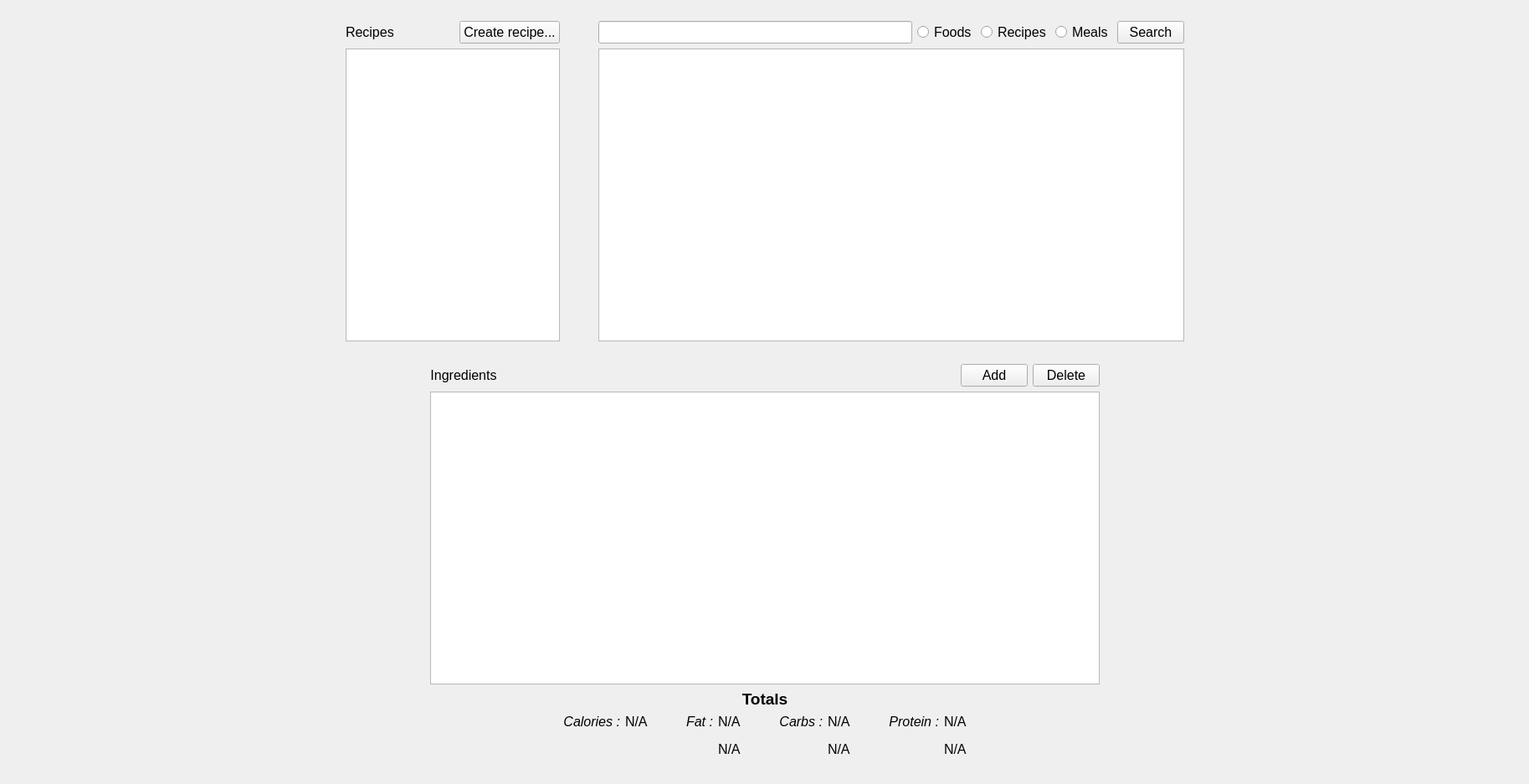
      <widget class="QWidget" name="tabRecipes">
       <attribute name="title">
        <string>Recipes</string>
       </attribute>
       <layout class="QHBoxLayout" name="horizontalLayout_35">
        <property name="leftMargin">
         <number>25</number>
        </property>
        <property name="topMargin">
         <number>25</number>
        </property>
        <property name="rightMargin">
         <number>25</number>
        </property>
        <property name="bottomMargin">
         <number>25</number>
        </property>
        <item>
         <spacer name="horizontalSpacer_47">
          <property name="orientation">
           <enum>Qt::Horizontal</enum>
          </property>
          <property name="sizeHint" stdset="0">
           <size>
            <width>388</width>
            <height>20</height>
           </size>
          </property>
         </spacer>
        </item>
        <item>
         <layout class="QVBoxLayout" name="verticalLayout_35">
          <item>
           <layout class="QHBoxLayout" name="horizontalLayout_32">
            <item>
             <layout class="QVBoxLayout" name="verticalLayout_33">
              <item>
               <layout class="QHBoxLayout" name="horizontalLayout_33">
                <item>
                 <widget class="QLabel" name="label_50">
                  <property name="font">
                   <font>
                    <pointsize>12</pointsize>
                   </font>
                  </property>
                  <property name="text">
                   <string>Recipes</string>
                  </property>
                 </widget>
                </item>
                <item>
                 <spacer name="horizontalSpacer_39">
                  <property name="orientation">
                   <enum>Qt::Horizontal</enum>
                  </property>
                  <property name="sizeHint" stdset="0">
                   <size>
                    <width>40</width>
                    <height>20</height>
                   </size>
                  </property>
                 </spacer>
                </item>
                <item>
                 <widget class="QPushButton" name="buttonCreateRecipe">
                  <property name="sizePolicy">
                   <sizepolicy hsizetype="Preferred" vsizetype="Preferred">
                    <horstretch>0</horstretch>
                    <verstretch>0</verstretch>
                   </sizepolicy>
                  </property>
                  <property name="minimumSize">
                   <size>
                    <width>120</width>
                    <height>0</height>
                   </size>
                  </property>
                  <property name="font">
                   <font>
                    <pointsize>12</pointsize>
                   </font>
                  </property>
                  <property name="text">
                   <string>Create recipe...</string>
                  </property>
                 </widget>
                </item>
               </layout>
              </item>
              <item>
               <widget class="QTableView" name="tableRecipes">
                <property name="minimumSize">
                 <size>
                  <width>250</width>
                  <height>0</height>
                 </size>
                </property>
                <property name="font">
                 <font>
                  <pointsize>11</pointsize>
                 </font>
                </property>
               </widget>
              </item>
             </layout>
            </item>
            <item>
             <spacer name="horizontalSpacer_46">
              <property name="orientation">
               <enum>Qt::Horizontal</enum>
              </property>
              <property name="sizeHint" stdset="0">
               <size>
                <width>40</width>
                <height>20</height>
               </size>
              </property>
             </spacer>
            </item>
            <item>
             <layout class="QVBoxLayout" name="verticalLayout_11">
              <item>
               <layout class="QHBoxLayout" name="horizontalLayout_26">
                <item>
                 <widget class="QLineEdit" name="foodSearchRecipes">
                  <property name="font">
                   <font>
                    <pointsize>12</pointsize>
                   </font>
                  </property>
                 </widget>
                </item>
                <item>
                 <widget class="QRadioButton" name="radioBtnFoodSearchRecipes">
                  <property name="font">
                   <font>
                    <pointsize>12</pointsize>
                   </font>
                  </property>
                  <property name="text">
                   <string>Foods</string>
                  </property>
                 </widget>
                </item>
                <item>
                 <widget class="QRadioButton" name="radioBtnRecipeSearchRecipes">
                  <property name="font">
                   <font>
                    <pointsize>12</pointsize>
                   </font>
                  </property>
                  <property name="text">
                   <string>Recipes</string>
                  </property>
                 </widget>
                </item>
                <item>
                 <widget class="QRadioButton" name="radioBtnMealSearchRecipes">
                  <property name="font">
                   <font>
                    <pointsize>12</pointsize>
                   </font>
                  </property>
                  <property name="text">
                   <string>Meals</string>
                  </property>
                 </widget>
                </item>
                <item>
                 <widget class="QPushButton" name="buttonFoodSearchRecipes">
                  <property name="font">
                   <font>
                    <pointsize>12</pointsize>
                   </font>
                  </property>
                  <property name="text">
                   <string>Search</string>
                  </property>
                 </widget>
                </item>
               </layout>
              </item>
              <item>
               <widget class="QTableView" name="tableFoodSearchResultsRecipes">
                <property name="minimumSize">
                 <size>
                  <width>700</width>
                  <height>350</height>
                 </size>
                </property>
                <property name="font">
                 <font>
                  <pointsize>11</pointsize>
                 </font>
                </property>
               </widget>
              </item>
             </layout>
            </item>
           </layout>
          </item>
          <item>
           <spacer name="verticalSpacer_25">
            <property name="orientation">
             <enum>Qt::Vertical</enum>
            </property>
            <property name="sizeType">
             <enum>QSizePolicy::Fixed</enum>
            </property>
            <property name="sizeHint" stdset="0">
             <size>
              <width>17</width>
              <height>21</height>
             </size>
            </property>
           </spacer>
          </item>
          <item>
           <layout class="QVBoxLayout" name="verticalLayout_26" stretch="0,0,0">
            <item>
             <layout class="QHBoxLayout" name="horizontalLayout_36">
              <item>
               <spacer name="horizontalSpacer_49">
                <property name="orientation">
                 <enum>Qt::Horizontal</enum>
                </property>
                <property name="sizeHint" stdset="0">
                 <size>
                  <width>40</width>
                  <height>20</height>
                 </size>
                </property>
               </spacer>
              </item>
              <item>
               <layout class="QVBoxLayout" name="verticalLayout_34">
                <item>
                 <layout class="QHBoxLayout" name="horizontalLayout_11" stretch="0,0,0,0">
                  <item>
                   <widget class="QLabel" name="label_39">
                    <property name="font">
                     <font>
                      <pointsize>12</pointsize>
                     </font>
                    </property>
                    <property name="text">
                     <string>Ingredients</string>
                    </property>
                    <property name="alignment">
                     <set>Qt::AlignCenter</set>
                    </property>
                   </widget>
                  </item>
                  <item>
                   <spacer name="horizontalSpacer_10">
                    <property name="orientation">
                     <enum>Qt::Horizontal</enum>
                    </property>
                    <property name="sizeHint" stdset="0">
                     <size>
                      <width>40</width>
                      <height>20</height>
                     </size>
                    </property>
                   </spacer>
                  </item>
                  <item>
                   <widget class="QPushButton" name="buttonAddToRecipe">
                    <property name="font">
                     <font>
                      <pointsize>12</pointsize>
                     </font>
                    </property>
                    <property name="text">
                     <string>Add</string>
                    </property>
                   </widget>
                  </item>
                  <item>
                   <widget class="QPushButton" name="buttonDeleteFromRecipe">
                    <property name="font">
                     <font>
                      <pointsize>12</pointsize>
                     </font>
                    </property>
                    <property name="text">
                     <string>Delete</string>
                    </property>
                   </widget>
                  </item>
                 </layout>
                </item>
                <item>
                 <widget class="QTableView" name="tableRecipeEdit">
                  <property name="minimumSize">
                   <size>
                    <width>800</width>
                    <height>350</height>
                   </size>
                  </property>
                  <property name="font">
                   <font>
                    <pointsize>11</pointsize>
                   </font>
                  </property>
                 </widget>
                </item>
               </layout>
              </item>
              <item>
               <spacer name="horizontalSpacer_50">
                <property name="orientation">
                 <enum>Qt::Horizontal</enum>
                </property>
                <property name="sizeHint" stdset="0">
                 <size>
                  <width>40</width>
                  <height>20</height>
                 </size>
                </property>
               </spacer>
              </item>
             </layout>
            </item>
            <item>
             <widget class="QLabel" name="label_40">
              <property name="font">
               <font>
                <pointsize>14</pointsize>
                <bold>true</bold>
               </font>
              </property>
              <property name="text">
               <string>Totals</string>
              </property>
              <property name="alignment">
               <set>Qt::AlignCenter</set>
              </property>
             </widget>
            </item>
            <item>
             <layout class="QHBoxLayout" name="horizontalLayout_12" stretch="1,0,0,0,0,0,0,0,1">
              <property name="sizeConstraint">
               <enum>QLayout::SetDefaultConstraint</enum>
              </property>
              <item>
               <spacer name="horizontalSpacer_42">
                <property name="orientation">
                 <enum>Qt::Horizontal</enum>
                </property>
                <property name="sizeHint" stdset="0">
                 <size>
                  <width>40</width>
                  <height>20</height>
                 </size>
                </property>
               </spacer>
              </item>
              <item>
               <layout class="QVBoxLayout" name="verticalLayout_27">
                <item>
                 <layout class="QHBoxLayout" name="horizontalLayout_21">
                  <item>
                   <widget class="QLabel" name="label_41">
                    <property name="font">
                     <font>
                      <pointsize>12</pointsize>
                      <italic>true</italic>
                      <bold>false</bold>
                     </font>
                    </property>
                    <property name="text">
                     <string>Calories :</string>
                    </property>
                    <property name="alignment">
                     <set>Qt::AlignRight|Qt::AlignTrailing|Qt::AlignVCenter</set>
                    </property>
                   </widget>
                  </item>
                  <item>
                   <widget class="QLabel" name="labelCalories">
                    <property name="font">
                     <font>
                      <pointsize>12</pointsize>
                     </font>
                    </property>
                    <property name="text">
                     <string>N/A</string>
                    </property>
                   </widget>
                  </item>
                 </layout>
                </item>
                <item>
                 <spacer name="verticalSpacer_20">
                  <property name="orientation">
                   <enum>Qt::Vertical</enum>
                  </property>
                  <property name="sizeHint" stdset="0">
                   <size>
                    <width>20</width>
                    <height>40</height>
                   </size>
                  </property>
                 </spacer>
                </item>
               </layout>
              </item>
              <item>
               <spacer name="horizontalSpacer_43">
                <property name="orientation">
                 <enum>Qt::Horizontal</enum>
                </property>
                <property name="sizeHint" stdset="0">
                 <size>
                  <width>40</width>
                  <height>20</height>
                 </size>
                </property>
               </spacer>
              </item>
              <item>
               <layout class="QHBoxLayout" name="horizontalLayout_22">
                <item>
                 <widget class="QLabel" name="label_42">
                  <property name="sizePolicy">
                   <sizepolicy hsizetype="Preferred" vsizetype="Minimum">
                    <horstretch>0</horstretch>
                    <verstretch>0</verstretch>
                   </sizepolicy>
                  </property>
                  <property name="font">
                   <font>
                    <pointsize>12</pointsize>
                    <italic>true</italic>
                    <bold>false</bold>
                   </font>
                  </property>
                  <property name="text">
                   <string>Fat :</string>
                  </property>
                  <property name="alignment">
                   <set>Qt::AlignRight|Qt::AlignTop|Qt::AlignTrailing</set>
                  </property>
                 </widget>
                </item>
                <item>
                 <layout class="QVBoxLayout" name="verticalLayout_28">
                  <item>
                   <widget class="QLabel" name="labelFatGrams">
                    <property name="sizePolicy">
                     <sizepolicy hsizetype="Preferred" vsizetype="Minimum">
                      <horstretch>0</horstretch>
                      <verstretch>0</verstretch>
                     </sizepolicy>
                    </property>
                    <property name="font">
                     <font>
                      <pointsize>12</pointsize>
                     </font>
                    </property>
                    <property name="text">
                     <string>N/A</string>
                    </property>
                    <property name="alignment">
                     <set>Qt::AlignLeading|Qt::AlignLeft|Qt::AlignTop</set>
                    </property>
                   </widget>
                  </item>
                  <item>
                   <widget class="QLabel" name="labelFatPercent">
                    <property name="sizePolicy">
                     <sizepolicy hsizetype="Preferred" vsizetype="Minimum">
                      <horstretch>0</horstretch>
                      <verstretch>0</verstretch>
                     </sizepolicy>
                    </property>
                    <property name="font">
                     <font>
                      <pointsize>12</pointsize>
                     </font>
                    </property>
                    <property name="text">
                     <string>N/A</string>
                    </property>
                    <property name="alignment">
                     <set>Qt::AlignLeading|Qt::AlignLeft|Qt::AlignTop</set>
                    </property>
                   </widget>
                  </item>
                 </layout>
                </item>
               </layout>
              </item>
              <item>
               <spacer name="horizontalSpacer_44">
                <property name="orientation">
                 <enum>Qt::Horizontal</enum>
                </property>
                <property name="sizeHint" stdset="0">
                 <size>
                  <width>40</width>
                  <height>20</height>
                 </size>
                </property>
               </spacer>
              </item>
              <item>
               <layout class="QHBoxLayout" name="horizontalLayout_23">
                <item>
                 <widget class="QLabel" name="label_43">
                  <property name="sizePolicy">
                   <sizepolicy hsizetype="Preferred" vsizetype="Minimum">
                    <horstretch>0</horstretch>
                    <verstretch>0</verstretch>
                   </sizepolicy>
                  </property>
                  <property name="font">
                   <font>
                    <pointsize>12</pointsize>
                    <italic>true</italic>
                    <bold>false</bold>
                   </font>
                  </property>
                  <property name="text">
                   <string>Carbs :</string>
                  </property>
                  <property name="alignment">
                   <set>Qt::AlignRight|Qt::AlignTop|Qt::AlignTrailing</set>
                  </property>
                 </widget>
                </item>
                <item>
                 <layout class="QVBoxLayout" name="verticalLayout_29">
                  <item>
                   <widget class="QLabel" name="labelCarbsGrams">
                    <property name="sizePolicy">
                     <sizepolicy hsizetype="Preferred" vsizetype="Minimum">
                      <horstretch>0</horstretch>
                      <verstretch>0</verstretch>
                     </sizepolicy>
                    </property>
                    <property name="font">
                     <font>
                      <pointsize>12</pointsize>
                     </font>
                    </property>
                    <property name="text">
                     <string>N/A</string>
                    </property>
                    <property name="alignment">
                     <set>Qt::AlignLeading|Qt::AlignLeft|Qt::AlignTop</set>
                    </property>
                   </widget>
                  </item>
                  <item>
                   <widget class="QLabel" name="labelCarbsPercent">
                    <property name="sizePolicy">
                     <sizepolicy hsizetype="Preferred" vsizetype="Minimum">
                      <horstretch>0</horstretch>
                      <verstretch>0</verstretch>
                     </sizepolicy>
                    </property>
                    <property name="font">
                     <font>
                      <pointsize>12</pointsize>
                     </font>
                    </property>
                    <property name="text">
                     <string>N/A</string>
                    </property>
                    <property name="alignment">
                     <set>Qt::AlignLeading|Qt::AlignLeft|Qt::AlignTop</set>
                    </property>
                   </widget>
                  </item>
                 </layout>
                </item>
               </layout>
              </item>
              <item>
               <spacer name="horizontalSpacer_45">
                <property name="orientation">
                 <enum>Qt::Horizontal</enum>
                </property>
                <property name="sizeHint" stdset="0">
                 <size>
                  <width>40</width>
                  <height>20</height>
                 </size>
                </property>
               </spacer>
              </item>
              <item>
               <layout class="QHBoxLayout" name="horizontalLayout_25">
                <item>
                 <widget class="QLabel" name="label_44">
                  <property name="sizePolicy">
                   <sizepolicy hsizetype="Preferred" vsizetype="Minimum">
                    <horstretch>0</horstretch>
                    <verstretch>0</verstretch>
                   </sizepolicy>
                  </property>
                  <property name="font">
                   <font>
                    <pointsize>12</pointsize>
                    <italic>true</italic>
                    <bold>false</bold>
                   </font>
                  </property>
                  <property name="text">
                   <string>Protein :</string>
                  </property>
                  <property name="alignment">
                   <set>Qt::AlignRight|Qt::AlignTop|Qt::AlignTrailing</set>
                  </property>
                 </widget>
                </item>
                <item>
                 <layout class="QVBoxLayout" name="verticalLayout_30">
                  <item>
                   <widget class="QLabel" name="labelProteinGrams">
                    <property name="sizePolicy">
                     <sizepolicy hsizetype="Preferred" vsizetype="Minimum">
                      <horstretch>0</horstretch>
                      <verstretch>0</verstretch>
                     </sizepolicy>
                    </property>
                    <property name="font">
                     <font>
                      <pointsize>12</pointsize>
                     </font>
                    </property>
                    <property name="text">
                     <string>N/A</string>
                    </property>
                    <property name="alignment">
                     <set>Qt::AlignLeading|Qt::AlignLeft|Qt::AlignTop</set>
                    </property>
                   </widget>
                  </item>
                  <item>
                   <widget class="QLabel" name="labelProteinPercent">
                    <property name="sizePolicy">
                     <sizepolicy hsizetype="Preferred" vsizetype="Minimum">
                      <horstretch>0</horstretch>
                      <verstretch>0</verstretch>
                     </sizepolicy>
                    </property>
                    <property name="font">
                     <font>
                      <pointsize>12</pointsize>
                     </font>
                    </property>
                    <property name="text">
                     <string>N/A</string>
                    </property>
                    <property name="alignment">
                     <set>Qt::AlignLeading|Qt::AlignLeft|Qt::AlignTop</set>
                    </property>
                   </widget>
                  </item>
                 </layout>
                </item>
               </layout>
              </item>
              <item>
               <spacer name="horizontalSpacer_41">
                <property name="orientation">
                 <enum>Qt::Horizontal</enum>
                </property>
                <property name="sizeHint" stdset="0">
                 <size>
                  <width>40</width>
                  <height>20</height>
                 </size>
                </property>
               </spacer>
              </item>
             </layout>
            </item>
           </layout>
          </item>
         </layout>
        </item>
        <item>
         <spacer name="horizontalSpacer_48">
          <property name="orientation">
           <enum>Qt::Horizontal</enum>
          </property>
          <property name="sizeHint" stdset="0">
           <size>
            <width>387</width>
            <height>20</height>
           </size>
          </property>
         </spacer>
        </item>
       </layout>
      </widget>
